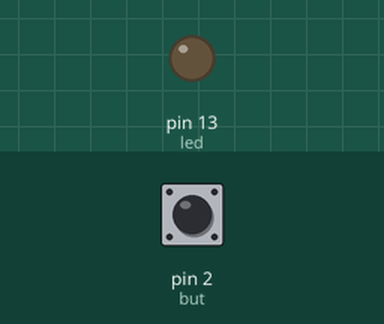
Simulated run of this sketch. Board: Arduino Uno, built with avr-gcc and run on an emulated ATmega328P. Parts: output pins drawn as LEDs (lit = HIGH). The inputs (shaded band) are chosen by the test bench; at power-on: pin 2 (but) LOW.

Above: at 1.2 s.
1.3 s: pin 2 (but) pulled HIGH for 0.15 s
At 1.42 s:
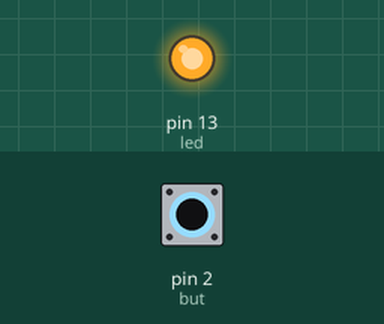
3.0 s: pin 2 (but) pulled HIGH for 3.2 s
At 6.7 s:
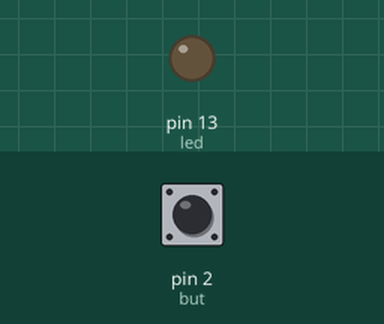
Timing chart, 0 to 8.2 s (numbered marks = the images above; inputs shaded):
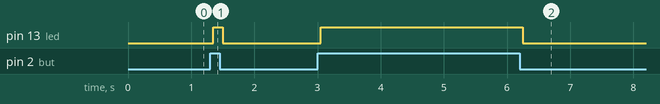

Measured:
- after the input at 1.3 s, pin 13 (led): LOW → HIGH after 0.05 s, → LOW 0.15 s later
- after the input at 3.0 s, pin 13 (led): LOW → HIGH after 0.05 s, → LOW 3.2 s later

The sketch:

10G_Debounce.ino
```cpp
// anti-minecraft bedwars player action
bool cur = LOW;
bool last = LOW;
int led = 13;
int but = 2;

void setup() {
  // put your setup code here, to run once:
  pinMode(led, OUTPUT);
  pinMode(but, INPUT);
}

void loop() {
  // put your main code here, to run repeatedly:
  cur = digitalRead(but);
  while(last != cur)
  {
    delay(50);
    last = cur;
    cur = digitalRead(but);
  }
  digitalWrite(led, cur);
  last = cur;
}
```
